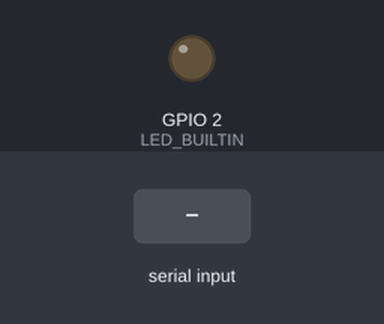
Simulated run of this sketch. Board: ESP32. On the bench: output pins drawn as LEDs (lit = HIGH). The test bench sets the inputs (shaded band). What the sketch prints to the serial monitor is not drawn.

Above: at 1.2 s.
1.3 s: byte 30 received over Serial
At 2.6 s:
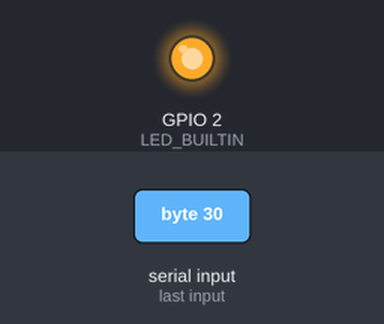
Timing chart, 0 to 4.3 s (numbered marks = the images above; inputs shaded):
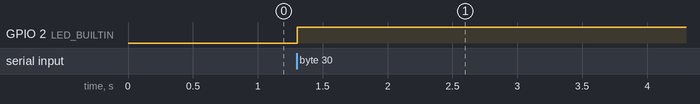

Measured:
- after the input at 1.3 s, GPIO 2 (LED_BUILTIN): LOW → HIGH at once

The sketch:

bridge.ino
```cpp
// (licence header left out)
#include <esp_now.h>
#include <WiFi.h>
#include <esp_wifi.h>

// #define DEBUG
#define BOARD2
// BOARD1 (recepteur dans le robot) or BOARD2 (emetteur, telecommande)

#ifdef BOARD1
// rien, 1410,
//#define BLINK_ON_SEND
#define RECVR_MAC {0x88, 0x13, 0xBF, 0x24, 0x87, 0x20}  // replace with your board's address
//#define BLINK_ON_SEND_SUCCESS
#define BLINK_ON_RECV
#else
// rouge, 1420
#define RECVR_MAC {0x88, 0x13, 0xbf, 0x25, 0x1e, 0xbc}  // replace with your board's address
//#define BLINK_ON_SEND
#define BLINK_ON_SEND_SUCCESS
//#define BLINK_ON_RECV
#endif

#define WIFI_CHAN  13 // 12-13 only legal in US in lower power mode, do not use 14
#define BAUD_RATE  115200

#ifdef BOARD1
#define TX_PIN     1 // default UART0 is pin 1 (shared by USB)
#define RX_PIN     3 // default UART0 is pin 3 (shared by USB)
#else
#define TX_PIN     21 // default UART0 is pin 1 (shared by USB)
#define RX_PIN     19 // default UART0 is pin 3 (shared by USB)
#endif

#define SER_PARAMS SERIAL_8N1 // SERIAL_8N1: start/stop bits, no parity

#define TX2_PIN     23 // default UART0 is pin 1 (shared by USB)
#define RX2_PIN     22 // default UART0 is pin 3 (shared by USB)

#define BUFFER_SIZE 250 // max of 250 bytes
//#define DEBUG // for additional serial messages (may interfere with other messages)

#ifndef LED_BUILTIN
#define LED_BUILTIN 2  // some boards don't have an LED or have it connected elsewhere
#endif

const uint8_t broadcastAddress[] = RECVR_MAC;
// wait for double the time between bytes at this serial baud rate before sending a packet
// this *should* allow for complete packet forming when using packetized serial comms
const uint32_t timeout_micros = (int)(1.0 / BAUD_RATE * 1E6) * 20;

uint8_t buf_recv[BUFFER_SIZE];
uint8_t buf_send[BUFFER_SIZE];
uint8_t buf_size = 0;
uint32_t send_timeout = 0;

esp_now_peer_info_t peerInfo;  // scope workaround for arduino-esp32 v2.0.1

#if defined(DEBUG) || defined(BLINK_ON_SEND_SUCCESS)
uint8_t led_status = 0;
void OnDataSent(const uint8_t *mac_addr, esp_now_send_status_t status) {
  #ifdef DEBUG
  if (status == ESP_NOW_SEND_SUCCESS) {
    Serial.println("Send success");
  } else {
  Serial.println("Send failed");
  }
  #endif

  #ifdef BLINK_ON_SEND_SUCCESS
  if (status == ESP_NOW_SEND_SUCCESS) {
    led_status = ~led_status;
    // this function happens too fast to register a blink
    // instead, we latch on/off as data is successfully sent
    digitalWrite(LED_BUILTIN, led_status);
    return;
  }
  // turn off the LED if send fails
  led_status = 0;
  digitalWrite(LED_BUILTIN, led_status);
  #endif
}
#endif

void OnDataRecv(const uint8_t * mac, const uint8_t *incomingData, int len) {
  #ifdef BLINK_ON_RECV
  digitalWrite(LED_BUILTIN, HIGH);
  #endif
  memcpy(&buf_recv, incomingData, sizeof(buf_recv));
  Serial.write(buf_recv, len);
  Serial2.write(buf_recv, len);
  #ifdef BLINK_ON_RECV
  digitalWrite(LED_BUILTIN, LOW);
  #endif
  #ifdef DEBUG
  Serial.print("\n Bytes received: ");
  Serial.println(len);
  #endif
}

void setup() {
  pinMode(LED_BUILTIN, OUTPUT);
  Serial.begin(BAUD_RATE, SER_PARAMS, RX_PIN, TX_PIN);
  Serial2.begin(BAUD_RATE, SER_PARAMS, RX2_PIN, TX2_PIN);
  Serial.println(send_timeout);
  Serial2.println(send_timeout);
  WiFi.mode(WIFI_STA);

  #ifdef DEBUG
  Serial.print("ESP32 MAC Address: ");
  Serial.println(WiFi.macAddress());
  #endif

  if (esp_wifi_set_channel(WIFI_CHAN, WIFI_SECOND_CHAN_NONE) != ESP_OK) {
    #ifdef DEBUG
    Serial.println("Error changing WiFi channel");
    #endif
    return;
  }

  if (esp_now_init() != ESP_OK) {
    #ifdef DEBUG
    Serial.println("Error initializing ESP-NOW");
    #endif
    return;
  }

  #if defined(DEBUG) || defined(BLINK_ON_SEND_SUCCESS)
  esp_now_register_send_cb(OnDataSent);
  #endif

  // esp_now_peer_info_t peerInfo;  // scope workaround for arduino-esp32 v2.0.1
  memcpy(peerInfo.peer_addr, broadcastAddress, 6);
  peerInfo.channel = WIFI_CHAN;
  peerInfo.encrypt = false;

  if (esp_now_add_peer(&peerInfo) != ESP_OK){
    #ifdef DEBUG
    Serial.println("Failed to add peer");
    #endif
    return;
  }

  esp_now_register_recv_cb(OnDataRecv);
}

void loop() {

  // read up to BUFFER_SIZE from serial port
  if (Serial.available()) {
    while (Serial.available() && buf_size < BUFFER_SIZE) {
      buf_send[buf_size] = Serial.read();
      send_timeout = micros() + timeout_micros;
      buf_size++;
    }
  }

  // send buffer contents when full or timeout has elapsed
  if (buf_size == BUFFER_SIZE || (buf_size > 0 && micros() >= send_timeout)) {
    #ifdef BLINK_ON_SEND
    digitalWrite(LED_BUILTIN, HIGH);
    #endif
    esp_err_t result = esp_now_send(broadcastAddress, (uint8_t *) &buf_send, buf_size);
    buf_size = 0;
    #ifdef DEBUG
    if (result == ESP_OK) {
      Serial.println("Sent!");
    }
    else {
      Serial.println("Send error");
    }
    #endif
    #ifdef BLINK_ON_SEND
    digitalWrite(LED_BUILTIN, LOW);
    #endif
  }

}
```
